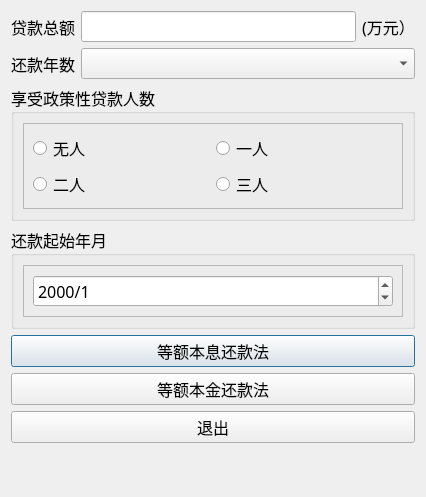
<?xml version="1.0" encoding="UTF-8"?>
<ui version="4.0">
 <class>Dialog</class>
 <widget class="QDialog" name="Dialog">
  <property name="geometry">
   <rect>
    <x>0</x>
    <y>0</y>
    <width>426</width>
    <height>497</height>
   </rect>
  </property>
  <property name="font">
   <font>
    <family>微软雅黑</family>
    <pointsize>12</pointsize>
   </font>
  </property>
  <property name="windowTitle">
   <string>Dialog</string>
  </property>
  <layout class="QGridLayout" name="gridLayout">
   <item row="2" column="0" colspan="3">
    <widget class="QGroupBox" name="groupBox_2">
     <property name="title">
      <string>享受政策性贷款人数</string>
     </property>
     <layout class="QVBoxLayout" name="verticalLayout">
      <item>
       <widget class="QFrame" name="frame">
        <property name="frameShape">
         <enum>QFrame::StyledPanel</enum>
        </property>
        <property name="frameShadow">
         <enum>QFrame::Raised</enum>
        </property>
        <layout class="QGridLayout" name="gridLayout_2">
         <item row="0" column="0">
          <widget class="QRadioButton" name="rbNone">
           <property name="text">
            <string>无人</string>
           </property>
          </widget>
         </item>
         <item row="1" column="0">
          <widget class="QRadioButton" name="rbTwo">
           <property name="text">
            <string>二人</string>
           </property>
          </widget>
         </item>
         <item row="0" column="1">
          <widget class="QRadioButton" name="rbOne">
           <property name="text">
            <string>一人</string>
           </property>
          </widget>
         </item>
         <item row="1" column="1">
          <widget class="QRadioButton" name="rbThree">
           <property name="text">
            <string>三人</string>
           </property>
          </widget>
         </item>
        </layout>
       </widget>
      </item>
     </layout>
    </widget>
   </item>
   <item row="0" column="2">
    <widget class="QLabel" name="label_3">
     <property name="text">
      <string>(万元）</string>
     </property>
    </widget>
   </item>
   <item row="3" column="0" colspan="3">
    <widget class="QGroupBox" name="groupBox">
     <property name="title">
      <string>还款起始年月</string>
     </property>
     <layout class="QVBoxLayout" name="verticalLayout_2">
      <item>
       <widget class="QFrame" name="frame_2">
        <property name="frameShape">
         <enum>QFrame::StyledPanel</enum>
        </property>
        <property name="frameShadow">
         <enum>QFrame::Raised</enum>
        </property>
        <layout class="QHBoxLayout" name="horizontalLayout">
         <item>
          <widget class="QDateEdit" name="dateStart">
           <property name="displayFormat">
            <string>yyyy/M</string>
           </property>
           <property name="calendarPopup">
            <bool>false</bool>
           </property>
          </widget>
         </item>
        </layout>
       </widget>
      </item>
     </layout>
    </widget>
   </item>
   <item row="4" column="0" colspan="3">
    <widget class="QPushButton" name="btnEqualTotal">
     <property name="text">
      <string>等额本息还款法</string>
     </property>
    </widget>
   </item>
   <item row="7" column="0" colspan="2">
    <spacer name="verticalSpacer">
     <property name="orientation">
      <enum>Qt::Vertical</enum>
     </property>
     <property name="sizeHint" stdset="0">
      <size>
       <width>20</width>
       <height>40</height>
      </size>
     </property>
    </spacer>
   </item>
   <item row="5" column="0" colspan="3">
    <widget class="QPushButton" name="btnEqualPrincipal">
     <property name="text">
      <string>等额本金还款法</string>
     </property>
    </widget>
   </item>
   <item row="6" column="0" colspan="3">
    <widget class="QPushButton" name="btnExit">
     <property name="text">
      <string>退出</string>
     </property>
    </widget>
   </item>
   <item row="0" column="0">
    <widget class="QLabel" name="label">
     <property name="text">
      <string>贷款总额</string>
     </property>
    </widget>
   </item>
   <item row="1" column="0">
    <widget class="QLabel" name="label_2">
     <property name="text">
      <string>还款年数</string>
     </property>
    </widget>
   </item>
   <item row="1" column="1" colspan="2">
    <widget class="QComboBox" name="cbYears"/>
   </item>
   <item row="0" column="1">
    <widget class="QLineEdit" name="txtAmount"/>
   </item>
  </layout>
 </widget>
 <resources/>
 <connections/>
</ui>
